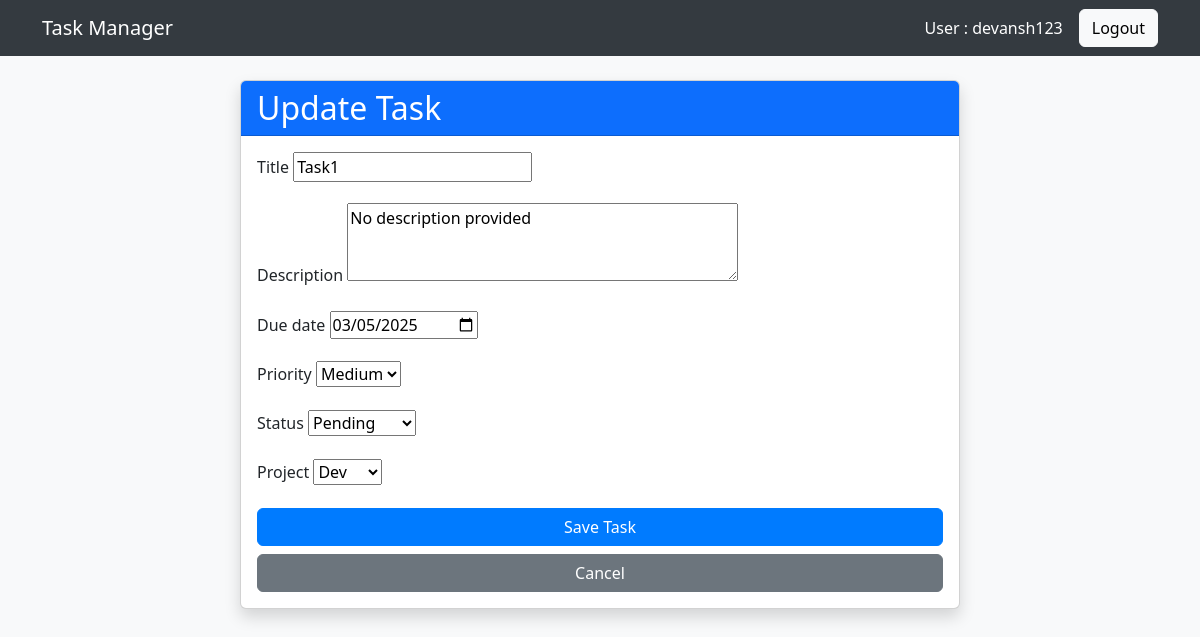
Screenshot of /tasks/5/update/ (signed in) with the database file from the repository.
### user/models.py (models this page shows, shortened)
class Task(models.Model):
    PRIORITY_CHOICES = [
        ('Low', 'Low'),
        ('Medium', 'Medium'),
        ('High', 'High'),
    ]
    STATUS_CHOICES = [
        ('Pending', 'Pending'),
        ('In Progress', 'In Progress'),
        ('Completed', 'Completed'),
    ]
    title = models.CharField(max_length=255)
    description = models.TextField(default="No description provided")
    due_date = models.DateField(default=date.today)
    priority = models.CharField(max_length=10, choices=PRIORITY_CHOICES, default='Medium')
    status = models.CharField(max_length=15, choices=STATUS_CHOICES, default='Pending')
    user = models.ForeignKey(User, on_delete=models.CASCADE)
    project = models.ForeignKey(Project, on_delete=models.CASCADE, related_name='tasks', null=True, blank=True)
    created_date = models.DateTimeField(auto_now_add=True)
    updated_date = models.DateTimeField(auto_now=True)
    class Meta:
        ordering = ['due_date', 'priority']

### user/views.py (the view)
# urls.py: path('tasks/<int:task_id>/update/', views.update_task, name='update_task'),
@login_required
def update_task(request, task_id):
    task = get_object_or_404(Task, id=task_id)
    if not check_task_permission(request.user, task, 'edit'):
        raise PermissionDenied("You don't have permission to edit this task.")
    if request.method == "POST":
        form = TaskForm(request.user, request.POST, instance=task)
        if form.is_valid():
            form.save()
            messages.success(request, 'Task updated successfully!')
            return redirect('task_list')
    else:
        form = TaskForm(request.user, instance=task)
    return render(request, 'task_form.html', {'form': form, 'action': 'Update'})

### user/forms.py
class TaskForm(forms.ModelForm):
    class Meta:
        model = Task
        fields = ['title', 'description', 'due_date', 'priority', 'status', 'project']
        widgets = {
            'description': forms.Textarea(attrs={'rows': 3}),
            'due_date': forms.DateInput(attrs={'type': 'date'}),
        }
    def __init__(self, user, *args, **kwargs):
        super(TaskForm, self).__init__(*args, **kwargs)
        own_projects = list(Project.objects.filter(user=user))
        shared_task_projects = set(Project.objects.filter(
            tasks__taskpermission__user=user,
            tasks__taskpermission__permission_type__in=['edit', 'admin']
        ).distinct())
        all_available_projects = own_projects.copy()
        for project in shared_task_projects:
            if project not in own_projects:
                all_available_projects.append(project)
        self.fields['project'].queryset = Project.objects.filter(
            id__in=[p.id for p in all_available_projects]
        )

### user/models.py (called while the page is built)
    def __str__(self):
        return self.name

### user/views.py (called while the page is built)
def check_task_permission(user, task, required_permission='view'):
    if user.is_superuser:
        return True  # Admins have full access
    try:
        permission = TaskPermission.objects.get(user=user, task=task)
        if required_permission == 'view':
            return permission.permission_type in ['view', 'edit', 'delete']
        elif required_permission == 'edit':
            return permission.permission_type in ['edit', 'delete']
        elif required_permission == 'delete':
            return permission.permission_type == 'delete'
    except TaskPermission.DoesNotExist:
        if task.user == user and required_permission == 'view':
            return True
        return False
    return False

### templates/task_form.html (shortened to what this page needs)
{% extends 'base.html' %}
{% block content %}
<div class="container">
    <div class="row justify-content-center">
        <div class="col-md-8">
            <div class="card shadow">
                <div class="card-header bg-primary text-white">
                    <h2 class="mb-0">{{ action }} Task</h2>
                </div>
                <div class="card-body">
                    <form method="POST">
                        {% for field in form %}
                        <div class="mb-3">
                            <label for="{{ field.id_for_label }}" class="form-label">{{ field.label }}</label>
                            {{ field }}
                        </div>
                        {% endfor %}
                        <div class="d-grid gap-2">
                            <button type="submit" class="btn btn-primary">Save Task</button>
                            <a href="{% url 'task_list' %}" class="btn btn-secondary">Cancel</a>
                        </div>
                    </form>
                </div>
            </div>
        </div>
    </div>
</div>
{% endblock %}

### templates/base.html (shortened to what this page needs)
<!DOCTYPE html>
<html lang="en">
<head>
    <link rel="stylesheet" href="https://cdn.jsdelivr.net/npm/bootstrap@5.3.0/dist/css/bootstrap.min.css">
</head>
<body>
    <nav class="navbar navbar-expand-lg">
        <div class="container">
            <a class="navbar-brand" href="{% url 'landing_page' %}">Task Manager</a>
            <div class="d-flex align-items-center">
                {% if user.is_authenticated %}
                    <span class="navbar-text me-3">User : {{ user.username }}</span>
                    <a class="btn btn-light" href="{% url 'logout' %}">Logout</a>
                {% else %}
                    <a class="btn btn-light me-2" href="{% url 'login' %}">Login</a>
                    <a class="btn btn-light" href="{% url 'register' %}">Register</a>
                {% endif %}
            </div>
        </div>
    </nav>
    <div class="container mt-4">
        {% block content %}
        {% endblock %}
    </div>
</body>
</html>

### templates/base.html (style rules this page uses)
body { background-color: #f8f9fa; }
.navbar { background-color: #343a40; }
.navbar-brand, .navbar-text { color: white !important; }
.btn-primary { background-color: #007bff; border-color: #007bff; }

### rows the page displays
Task: form "Task1" "No description provided" "03/05/2025" "Medium" "Pending" "Dev"

### other values shown
{{ user.username }} "devansh123"
{{ action }} "Update"
{{ field.label }} "Title" "Description" "Due date" "Priority" "Status" "Project"
